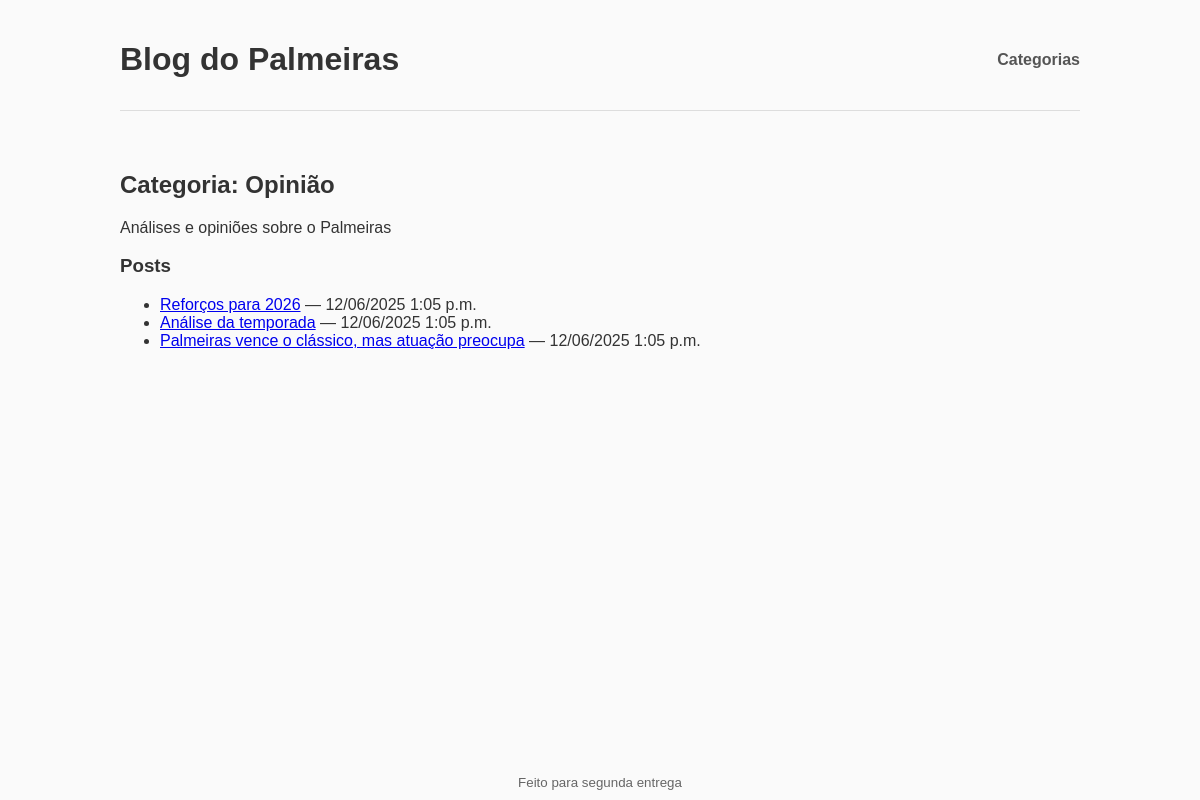
Page /category/7/ on the committed database.
### blog_app/models.py (models this page shows, shortened)
class Category(models.Model):
    name = models.CharField(max_length=100, unique=True)
    description = models.TextField(blank=True)
    class Meta:
        verbose_name_plural = "Categories"

class Post(models.Model):
    title = models.CharField(max_length=255)
    content = models.TextField(help_text="Armazene HTML aqui")
    posted_at = models.DateTimeField(auto_now_add=True)
    categories = models.ManyToManyField(Category, related_name='posts', blank=True)
    class Meta:
        ordering = ['-posted_at']
    def get_absolute_url(self):
        return reverse('post_detail', args=[str(self.id)])

### blog_app/views.py (the view)
# urls.py: path('category/<int:pk>/', CategoryDetailView.as_view(), name='category_detail'),
class CategoryDetailView(DetailView):
    model = Category
    template_name = 'blog_app/category_detail.html'
    context_object_name = 'category'
    def get_context_data(self, **kwargs):
        context = super().get_context_data(**kwargs)
        context["posts"] = self.object.posts.all()
        return context

### blog_app/templates/blog_app/category_detail.html
{% extends "index.html" %}
{% block content %}
  <h2>Categoria: {{ category.name }}</h2>
  <p>{{ category.description }}</p>
  <h3>Posts</h3>
  <ul>
    {% for post in category.posts.all %}
      <li><a href="{{ post.get_absolute_url }}">{{ post.title }}</a> — {{ post.posted_at|date:"SHORT_DATETIME_FORMAT" }}</li>
    {% empty %}
      <li>Sem posts nesta categoria</li>
    {% endfor %}
  </ul>
{% endblock %}

### static/blog_app/style.css (style rules this page uses)
body { height: 100vh; display: flex; flex-direction: column; margin: 0; font-family: Arial, sans-serif; background: #fafafa; color: #333; }

### rows in the picture
Category: name "Opinião", description "Análises e opiniões sobre o Palmeiras"
Post: title "Reforços para 2026", posted_at "12/06/2025 1:05 p.m."
Post: title "Análise da temporada", posted_at "12/06/2025 1:05 p.m."
Post: title "Palmeiras vence o clássico, mas atuação preocupa", posted_at "12/06/2025 1:05 p.m."
